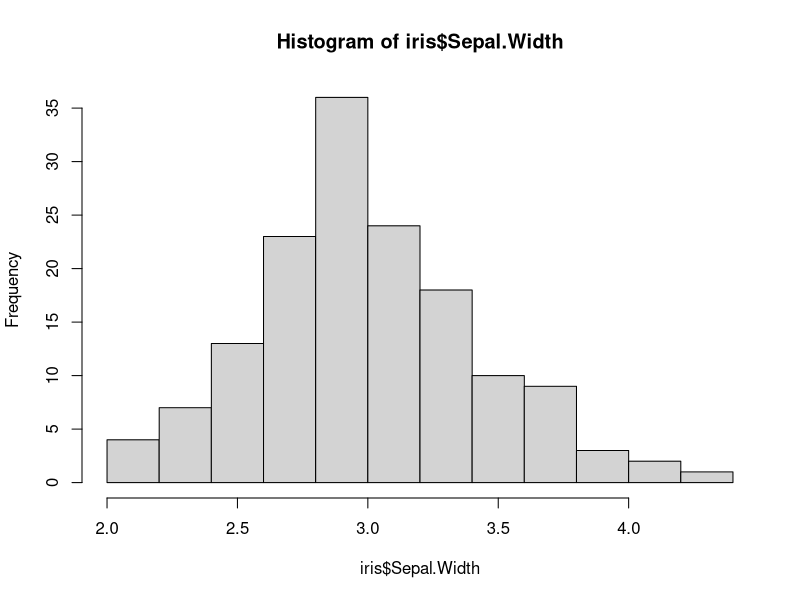

Recreate this plot in R.
#==========================================One Way Anova=====================================================================

#Importing library
library(car)

# Attach the data make it ease to call later
attach(iris)

#Display the Histogram
hist(iris$Sepal.Width)

# Test of Noarmality
shapiro.test(iris$Sepal.Width)

# The Shapiro-Wilk test shows a p-value of 0.10, which is greater than 0.05, suggesting that the data is normally distributed. 
# If it’s less than 0.05, then the data is not normal distribuited.

# Testing Variances
lm.iris1<-lm(Sepal.Width~Species,data=iris)
leveneTest(lm.iris1)

# The variances are equal, as the p-value is 0.556 (greater than 0.05). This dataset satisfies the assumptions, ANOVA can be ran!
  
# Running the one-way ANOVA
anova(lm.iris1)
# There is at least one group that is significantly different (p is super small: p< 2.2 x 10^-16).

# Display the Summary of Anova
summary(lm.iris1)


# Post-hoc Multiple Comparisons
# Tukey HSD is the follow up to one-way ANOVA, when the F-test has revealed the existence of a significant difference between groups
iris.aov<-aov(Sepal.Width~Species,data=iris)
TukeyHSD(iris.aov)

# Actual difference between the means under diff and the adjusted p-value (p adj) for each pairwise comparison
